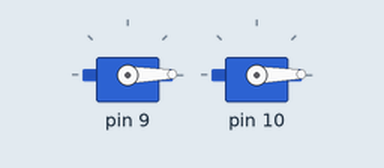
This sketch was run on a simulated Arduino Uno, built with avr-gcc and run on an emulated ATmega328P. Parts: 2 × servo.

Above: at 0.05 s.
At 1.3 s:
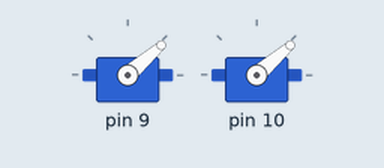
At 2.6 s:
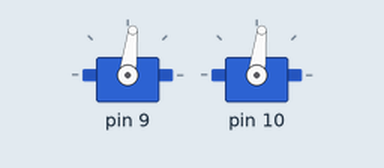
At 5.2 s:
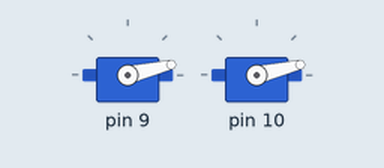
Timing chart, 0 to 7.3 s (numbered marks = the images above):
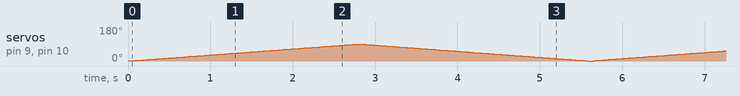

The sketch:

LLAMAQ.ino
```cpp
#include "Actuators2Test.h"
//#include "StepperTest.h"
//#include "ServoTest.h"
```

Actuator.h
```cpp
#pragma once

class Actuator{
  public:
  Actuator(){};

  virtual ~Actuator(){}

  virtual void setTarget(float target);
  virtual float getValue();
  virtual bool hasReached();
  virtual float getTarget();
  virtual bool runThis();
};
```

Actuators2.h
```cpp
#pragma once
#include "Actuator.h"


template<int inDOF>
class Actuators{
private:
  Actuator** LLList;
public:

  Actuators(Actuator** inList){
    LLList = inList;
  }

  void setTarget(float* target){
    for(int i = 0; i < inDOF; i++){
      LLList[i]->setTarget(target[i]);
    }
  }

  bool hasReached(){
    for(int i = 0; i < inDOF; i++){
      if(!LLList[i]->hasReached()) return false;
    }
    return true;
  }

  void runThis(){
    for(int i = 0; i < inDOF; i++){
      LLList[i]->runThis();
    }
  }
};
```

LLAMAServo.h
```cpp
#pragma once

#include "Actuator.h"
#include<Servo.h>

class LLAMAServo:public Actuator{
  private:
    float thisTarget = 0;
    float pos = 0;
    float timeDelay = 30;
    float lastTime;
    bool initialized = false;
    int pin;

    bool countingUp = true;
public:
    Servo myServo;
  LLAMAServo(int pinNo):Actuator(){
    pin = pinNo;
    //pos = initPos;
  }


  void setTarget(float target){
    thisTarget = target;
    lastTime = millis();

    countingUp = (target >= pos);
  }

  float getValue(){
    return pos;
  }

  float getTarget(){
    return thisTarget;
  }

  bool runThis(){
    if(!initialized){initialized = true; myServo.attach(pin);}
    if((millis() - lastTime) > timeDelay){
      if(countingUp){pos = pos + 1; if(pos > thisTarget){ pos = thisTarget;}}
      if(!countingUp){pos = pos - 1; if(pos < thisTarget){ pos = thisTarget;}}
      lastTime = millis();
    }
    wts(pos);
    return hasReached();
  }

  void wts(float p){
      myServo.write(p);
  }

  bool hasReached(){
    return ((pos == thisTarget));
  }

};
```

Actuators2Test.h
```cpp
#include "Actuators/LLAMAServo.h"
#include "Actuators/Actuators2.h"
#include <Servo.h>
const int inD = 2;
Actuator* A = new LLAMAServo(9);
Actuator* LLList[inD] = {new LLAMAServo(9), new LLAMAServo(10)};
float target1[inD] = {90,90};
float target2[inD] = {0,0};


Actuators<inD> Acts(LLList);


void setup(){
  Serial.begin(9600);
}

void loop(){

  Acts.setTarget(target1);
  while(!Acts.hasReached()){
    Acts.runThis();
  }
  Acts.setTarget(target2);
  while(!Acts.hasReached()){
    Acts.runThis();
  }

}
```
